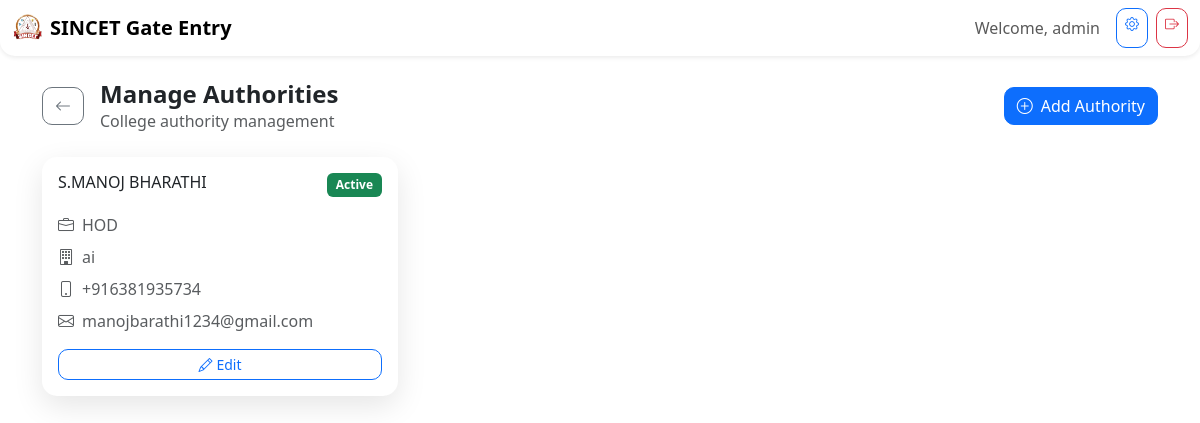
Screenshot of /authority/list (signed in) with the database file from the repository.
### models.py (models this page shows, shortened)
class User(db.Model):
    __tablename__ = 'users'
    id = db.Column(db.String(36), primary_key=True, default=lambda: str(uuid.uuid4()))
    username = db.Column(db.String(80), unique=True, nullable=False)
    password = db.Column(db.String(120), nullable=False)
    role = db.Column(db.String(20), nullable=False, default='user')  # admin, authority, user
    is_active = db.Column(db.Boolean, default=True)
    created_at = db.Column(db.DateTime, default=datetime.utcnow)
    updated_at = db.Column(db.DateTime, default=datetime.utcnow, onupdate=datetime.utcnow)

class Authority(db.Model):
    __tablename__ = 'authorities'
    id = db.Column(db.String(36), primary_key=True, default=lambda: str(uuid.uuid4()))
    name = db.Column(db.String(100), nullable=False)
    designation = db.Column(db.String(50), nullable=False)  # HOD, Principal, Staff
    department = db.Column(db.String(100))
    phone = db.Column(db.String(20))
    email = db.Column(db.String(120))
    role = db.Column(db.String(20), default='staff')  # admin, hod, staff
    is_active = db.Column(db.Boolean, default=True)
    created_at = db.Column(db.DateTime, default=datetime.utcnow)
    updated_at = db.Column(db.DateTime, default=datetime.utcnow, onupdate=datetime.utcnow)
    visitors = db.relationship('Visitor', backref='authority', lazy=True)
    notifications = db.relationship('Notification', backref='authority', lazy=True)

### routes/authority.py (the view)
    def decorated_function(*args, **kwargs):
        if 'user_id' not in session:
            return redirect(url_for('auth.login'))
        return f(*args, **kwargs)

### routes/authority.py (called while the page is built)
def login_required(f):
    def decorated_function(*args, **kwargs):
        if 'user_id' not in session:
            return redirect(url_for('auth.login'))
        return f(*args, **kwargs)
    decorated_function.__name__ = f.__name__
    return decorated_function

@authority_bp.route('/list')
@login_required
def list():
    authorities = Authority.query.order_by(Authority.name).all()
    return render_template('authority/list.html', authorities=authorities)

### templates/authority/list.html (shortened to what this page needs)
{% extends "base.html" %}
{% block content %}
<div class="container py-4">
    <div class="d-flex align-items-center justify-content-between mb-4">
        <div class="d-flex align-items-center">
            <a href="{{ url_for('index') }}" class="btn btn-outline-secondary me-3">
                <i class="bi bi-arrow-left"></i>
            </a>
            <div>
                <h1 class="h4 fw-bold mb-0">Manage Authorities</h1>
                <p class="text-muted mb-0">College authority management</p>
            </div>
        </div>
        {% if current_user.role == 'admin' %}
        <a href="{{ url_for('authority.add') }}" class="btn btn-primary">
            <i class="bi bi-plus-circle me-2"></i>Add Authority
        </a>
        {% endif %}
    </div>
    {% if authorities %}
    <div class="row">
        {% for authority in authorities %}
        <div class="col-md-6 col-lg-4 mb-4">
            <div class="card h-100">
                <div class="card-body">
                    <div class="d-flex justify-content-between align-items-start mb-3">
                        <h6 class="card-title mb-0">{{ authority.name }}</h6>
                        <span class="badge bg-{{ 'success' if authority.is_active else 'secondary' }}">
                            {{ 'Active' if authority.is_active else 'Inactive' }}
                        </span>
                    </div>
                    <p class="text-muted mb-2">
                        <i class="bi bi-briefcase me-2"></i>{{ authority.designation }}
                    </p>
                    {% if authority.department %}
                    <p class="text-muted mb-2">
                        <i class="bi bi-building me-2"></i>{{ authority.department }}
                    </p>
                    {% endif %}
                    {% if authority.phone %}
                    <p class="text-muted mb-2">
                        <i class="bi bi-phone me-2"></i>{{ authority.phone }}
                    </p>
                    {% endif %}
                    {% if authority.email %}
                    <p class="text-muted mb-3">
                        <i class="bi bi-envelope me-2"></i>{{ authority.email }}
                    </p>
                    {% endif %}
                    {% if current_user.role == 'admin' %}
                    <div class="d-flex gap-2">
                        <a href="{{ url_for('authority.edit', authority_id=authority.id) }}"
                           class="btn btn-outline-primary btn-sm flex-fill">
                            <i class="bi bi-pencil me-1"></i>Edit
                        </a>
                    </div>
                    {% endif %}
                </div>
            </div>
        </div>
        {% endfor %}
    </div>
    {% endif %}
</div>
{% endblock %}

### templates/base.html (shortened to what this page needs)
<!DOCTYPE html>
<html lang="en">
<head>
    <link href="https://cdn.jsdelivr.net/npm/bootstrap@5.3.2/dist/css/bootstrap.min.css" rel="stylesheet">
    <link href="https://cdn.jsdelivr.net/npm/bootstrap-icons@1.11.2/font/bootstrap-icons.css" rel="stylesheet">
    <link href="{{ url_for('static', filename='css/style.css') }}" rel="stylesheet">
</head>
<body class="bg-gradient">
    {% if current_user %}
    <nav class="navbar navbar-expand-lg navbar-light bg-white shadow-sm">
        <div class="container-fluid">
            <a class="navbar-brand d-flex align-items-center" href="{{ url_for('index') }}">
                <img src="{{ url_for('static', filename='sincet1.png') }}" alt="SINCET Logo" height="30" class="me-2">
                <span class="fw-bold">SINCET Gate Entry</span>
            </a>
            <div class="navbar-nav ms-auto d-flex flex-row">
                <span class="navbar-text me-3">Welcome, {{ current_user.username }}</span>
                {% if current_user.role == 'admin' %}
                <a href="{{ url_for('authority.list') }}" class="btn btn-outline-primary btn-sm me-2">
                    <i class="bi bi-gear"></i>
                </a>
                {% endif %}
                <a href="{{ url_for('auth.logout') }}" class="btn btn-outline-danger btn-sm">
                    <i class="bi bi-box-arrow-right"></i>
                </a>
            </div>
        </div>
    </nav>
    {% endif %}
    <main class="container-fluid">
        {% block content %}{% endblock %}
    </main>
</body>
</html>

### static/css/style.css (style rules this page uses)
.bg-gradient { background: linear-gradient(135deg, #667eea 0%, #764ba2 100%); min-height: 100vh; }
.card { border: none; border-radius: 15px; box-shadow: 0 10px 30px rgba(0, 0, 0, 0.1); }
.btn { border-radius: 10px; transition: all 0.3s ease; }
.navbar { border-radius: 0 0 15px 15px; }
.badge { font-size: 0.75em; padding: 0.5em 0.75em; }

### rows the page displays
User: username "admin"
Authority: name "S.MANOJ BHARATHI", is_active "Active", designation "HOD", department "ai", phone "+916381935734", email "manojbarathi1234@gmail.com"
